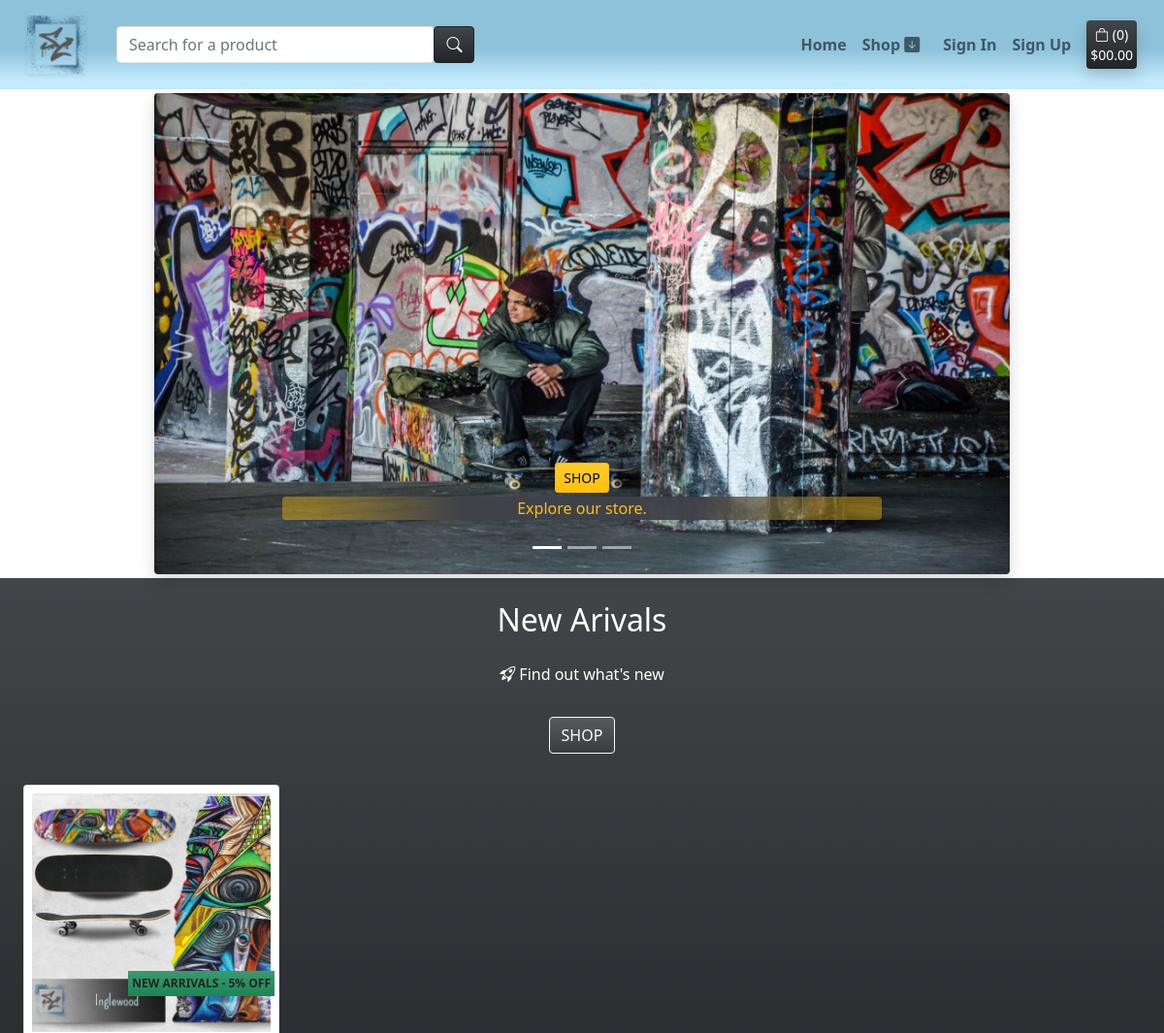
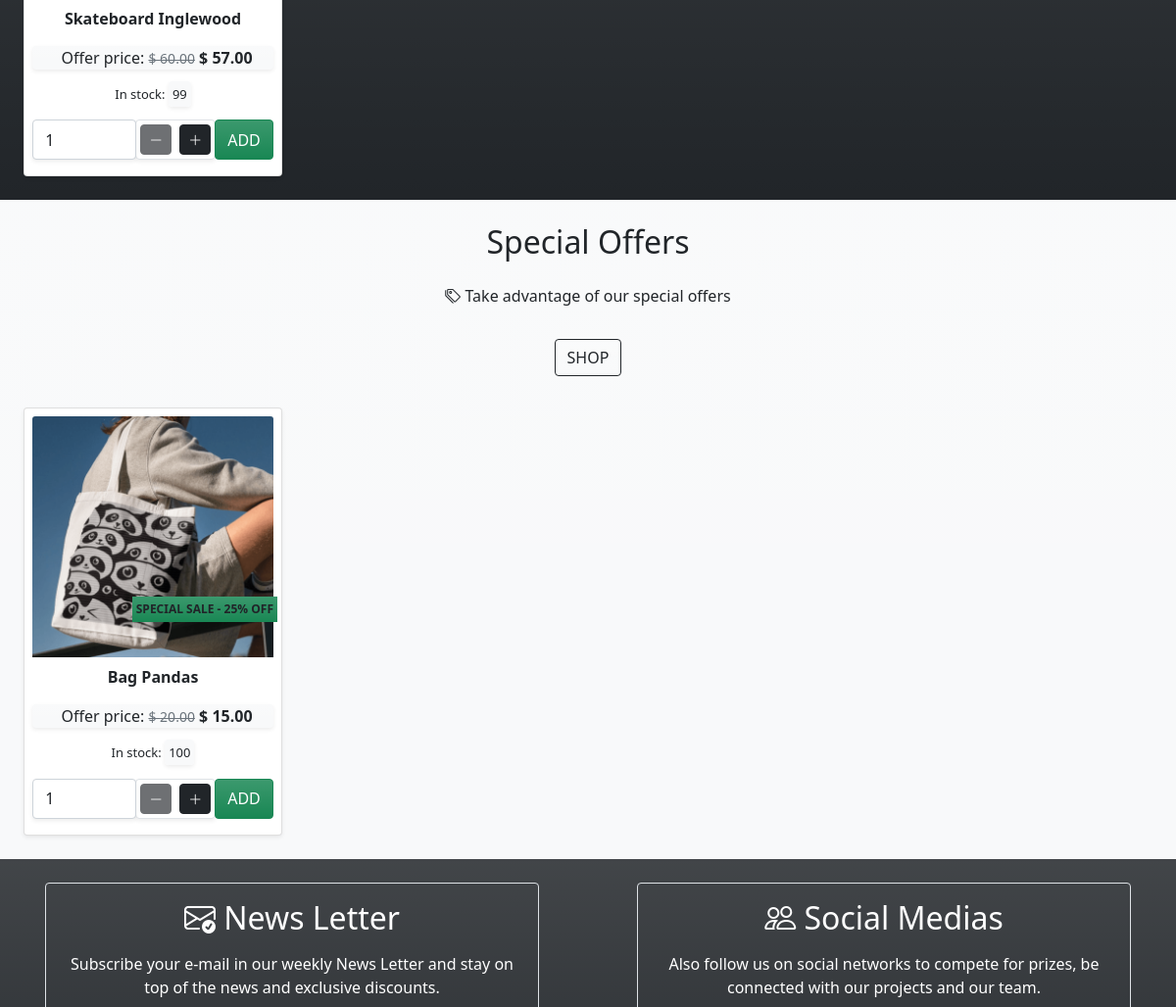
The app's page / (upper part), older data (2 pictures, top to bottom).
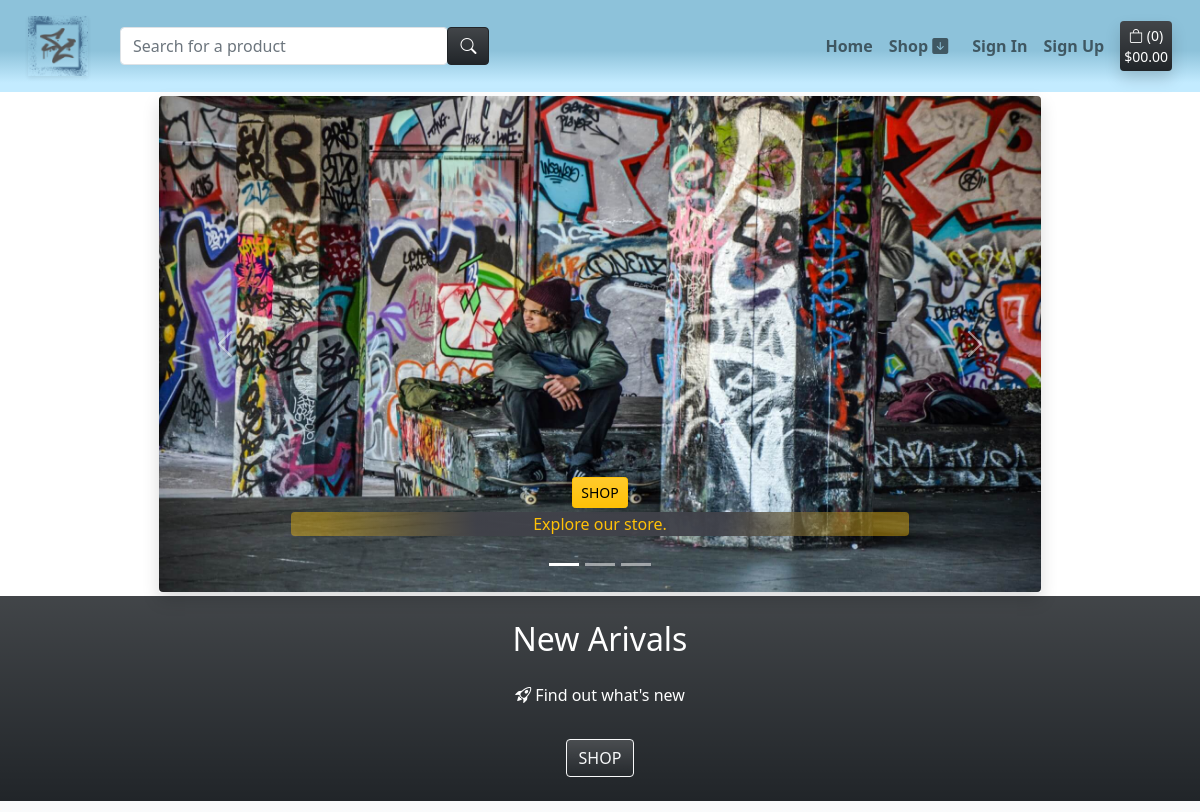
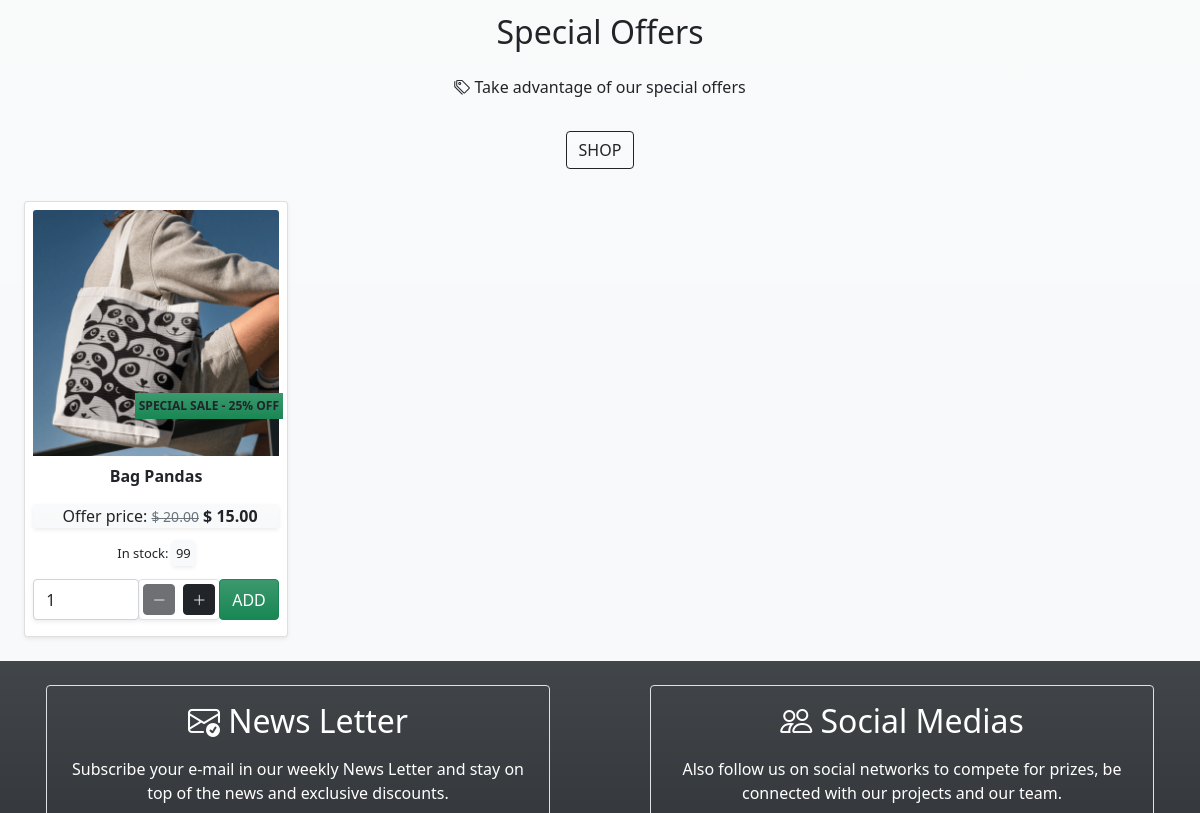
The same page, newer data (2 pictures, top to bottom).
### products/models.py (models this page shows, shortened)
class Product(models.Model):
    sku = models.SmallAutoField(primary_key=True)
    name = models.CharField(max_length=150, unique=True)
    release_date = models.DateTimeField(auto_now_add=True)
    category = models.ForeignKey('Category', null=True, blank=True, on_delete=models.SET_NULL)
    quantity_available = models.IntegerField(default=100,
            validators=[
            MinValueValidator(0)
        ])
    description = models.TextField()
    price = models.DecimalField(max_digits=6, decimal_places=2)
    offer = models.ForeignKey(Offer, null=True, blank=True, on_delete=models.SET_NULL)
    product_image = models.ImageField(null=True, blank=True)
    product_image_url = models.URLField(max_length=1024, null=True, blank=True)
    slug = models.SlugField(max_length=254, null=True, blank=True, unique=True)
    class Meta:
        ordering = ['-release_date']
    def cal_discount_price(self):
        return self.price - ((self.price * self.offer.offer_discount) / 100)

class Offer(models.Model):
    offer_sku = models.SmallAutoField(primary_key=True)
    offer_name = models.CharField(max_length=50,)
    offer_display = models.CharField(max_length=254, null=True, blank=True)
    offer_discount = models.IntegerField(default=0,
        validators=[
            MaxValueValidator(80),
            MinValueValidator(0)
        ])

### home/views.py (the view)
# urls.py: path('', views.index, name='home')
def index(request):
    special_list = Product.objects.filter(offer=2).order_by("-release_date")
    news_list = Product.objects.filter(offer=1).order_by("-release_date")
    last_list = Product.objects.filter(offer=3).order_by("-release_date")
    context = {
        "special_list": special_list,
        "news_list": news_list,
        "last_list": last_list,
    }
    return render(request, 'index.html', context)

### templates/index.html (shortened to what the changed rows need)
{% extends "base.html" %}
{% load static %}
{% block content %}
<div class="p-2 container-fluid text-center bg-dark bg-gradient">
    <h2 class="m-2 p-2 text-white">New Arivals</h2>
    <div class="container-fluid">
        <div class="row">
            {% for product in news_list %}
                <div class="col-sm-6 col-md-4 col-lg-3 p-0">
                    <div class="card m-3 shadow-sm">
                        <div class="card-body m-1 p-1">
                            <a href="{% url 'product_details' product.slug %}">
                                <div class="image-container">
                                    {% if product.product_image %}
                                    <img class="card-img-top" src="{{ product.product_image.url }}" alt="{{ product.name }}">
                                    {% else %}
                                    <img class="card-img-top" src="{{ MEDIA_URL }}noimage-sc.png" alt="No image of the product">
                                    {% endif %}
                                    {% if product.offer %}
                                    <div class="offer-tag bg-success bg-gradient">
                                        <p class="card-text text-uppercase p-1 m-0 text-dark fw-bold" style="font-size: 12px;">{{ product.offer.offer_display }} - {{ product.offer.offer_discount }}% OFF</p>
                                    </div>
                                    {% endif %}
                                </div>
                            </a>
                            <p class="card-text fw-bold mt-2">{{ product.name }}</p>
                            <div class="bg-light bg-gradient rounded shadow-sm mt-3">
                                {% if product.offer %}
                                <p class="ps-2 card-text">Offer price: <span class="text-muted fw-light"><del><small>$ {{ product.price }}</small></del></span> <strong>$ {{ product.cal_discount_price }} </strong></p>
                                {% else %}
                                <p class="ps-2 card-text">Price: <strong>$ {{ product.price }}</strong></p>
                                {% endif %}
                            </div>
                            {% if product.quantity_available %}
                            <p class="card-text m-3 fw-light" style="font-size: 13px;">In stock: <span class="bg-light rounded p-1 shadow-sm">{{ product.quantity_available }}</span></p>
                            {% else %}
                            <p class="card-text m-3" style="font-size: 13px;"><span class="bg-light rounded p-1 shadow-sm text-danger">Out of Stock</span></p>
                            {% endif %}
                            <div class="mt-2 mb-2">
                                <form class="form" action="{% url 'add_to_bag' product.slug %}" method="POST">
                                    <div class="form-row">
                                        <div class="col-12 d-flex justify-content-center">
                                            <div class="form-group w-70">
                                                <div class="input-group">
                                                    <input class="form-control qty_input rounded shadow-sm" type="number"
                                                        name="quantity" value="1" min="1" max="99"
                                                        data-item_id="{{ product.slug }}"
                                                        id="id_qty_{{ product.slug }}">
                                                    <div class="d-flex flex-row border rounded shadow-sm">
                                                        <div class="input-group-prepend m-1">
                                                            <button type="button" class="decrement-qty btn btn-sm btn-dark rounded"
                                                                data-item_id="{{ product.slug }}" id="decrement-qty_{{ product.slug }}">
                                                                <span><i class="bi bi-dash-lg"></i></span>
                                                            </button>
                                                        </div>
                                                        <div class="input-group-append m-1">
                                                            <button type="button" class="increment-qty btn btn-sm btn-dark rounded"
                                                                data-item_id="{{ product.slug }}" id="increment-qty_{{ productslug }}">
                                                                <span><i class="bi bi-plus-lg"></i></span>
                                                            </button>
                                                        </div>
                                                    </div>
                                                    <input type="submit" class="btn btn-success bg-gradient rounded text-uppercase" value="Add">
                                                </div>
                                            </div>
                                        </div>
                                    </div>
                                </form>
                            </div>
                        </div>
                    </div>
                </div>
            {% endfor %}
        </div>
    </div>
</div>
<div class="p-2 container-fluid text-center bg-light bg-gradient">
    <h2 class="m-2 p-2">Special Offers</h2>
    <div class="container-fluid">
        <div class="row">
            {% for product in special_list %}
                <div class="col-sm-6 col-md-4 col-lg-3 p-0">
                    <div class="card m-3 shadow-sm">
                        <div class="card-body m-1 p-1">
                            <a href="{% url 'product_details' product.slug %}">
                                <div class="image-container">
                                    {% if product.product_image %}
                                    <img class="card-img-top" src="{{ product.product_image.url }}" alt="{{ product.name }}">
                                    {% else %}
                                    <img class="card-img-top" src="{{ MEDIA_URL }}noimage-sc.png" alt="No image of the product">
                                    {% endif %}
                                    {% if product.offer %}
                                    <div class="offer-tag bg-success bg-gradient">
                                        <p class="card-text text-uppercase p-1 m-0 text-dark fw-bold" style="font-size: 12px;">{{ product.offer.offer_display }} - {{ product.offer.offer_discount }}% OFF</p>
                                    </div>
                                    {% endif %}
                                </div>
                            </a>
                            <p class="card-text fw-bold mt-2">{{ product.name }}</p>
                            <div class="bg-light bg-gradient rounded shadow-sm mt-3">
                                {% if product.offer %}
                                <p class="ps-2 card-text">Offer price: <span class="text-muted fw-light"><del><small>$ {{ product.price }}</small></del></span> <strong>$ {{ product.cal_discount_price }} </strong></p>
                                {% else %}
                                <p class="ps-2 card-text">Price: <strong>$ {{ product.price }}</strong></p>
                                {% endif %}
                            </div>
                            {% if product.quantity_available %}
                            <p class="card-text m-3 fw-light" style="font-size: 13px;">In stock: <span class="bg-light rounded p-1 shadow-sm">{{ product.quantity_available }}</span></p>
                            {% else %}
                            <p class="card-text m-3" style="font-size: 13px;"><span class="bg-light rounded p-1 shadow-sm text-danger">Out of Stock</span></p>
                            {% endif %}
                            <div class="mt-2 mb-2">
                                <form class="form" action="{% url 'add_to_bag' product.slug %}" method="POST">
                                    <div class="form-row">
                                        <div class="col-12 d-flex justify-content-center">
                                            <div class="form-group w-70">
                                                <div class="input-group">
                                                    <input class="form-control qty_input rounded shadow-sm" type="number"
                                                        name="quantity" value="1" min="1" max="99"
                                                        data-item_id="{{ product.slug }}"
                                                        id="id_qty_{{ product.slug }}">
                                                    <div class="d-flex flex-row border rounded shadow-sm">
                                                        <div class="input-group-prepend m-1">
                                                            <button type="button" class="decrement-qty btn btn-sm btn-dark rounded"
                                                                data-item_id="{{ product.slug }}" id="decrement-qty_{{ product.slug }}">
                                                                <span><i class="bi bi-dash-lg"></i></span>
                                                            </button>
                                                        </div>
                                                        <div class="input-group-append m-1">
                                                            <button type="button" class="increment-qty btn btn-sm btn-dark rounded"
                                                                data-item_id="{{ product.slug }}" id="increment-qty_{{ productslug }}">
                                                                <span><i class="bi bi-plus-lg"></i></span>
                                                            </button>
                                                        </div>
                                                    </div>
                                                    <input type="submit" class="btn btn-success bg-gradient rounded text-uppercase" value="Add">
                                                </div>
                                            </div>
                                        </div>
                                    </div>
                                </form>
                            </div>
                        </div>
                    </div>
                </div>
            {% endfor %}
        </div>
    </div>
</div>
<div class="p-2 text-center bg-dark bg-gradient text-white row d-flex justify-content-around">
    <div class="m-3 col-8 col-lg-5 border border-ligh rounded">
        <h2 class="m-2 p-2"><i class="bi bi-envelope-check"></i> News Letter</h2>
    </div>
    <div class="m-3 col-8 col-lg-5 border border-ligh rounded">
        <h2 class="m-2 p-2"><i class="bi bi-people"></i> Social Medias</h2>
    </div>
</div>
{% endblock content %}

Row changes from the older to the newer data that the page shows:
no longer on this page (row edited): Product: product_image (picture), offer.offer_display "NEW ARRIVALS", offer.offer_discount "5", name "Skateboard Inglewood", price "60.00", cal_discount_price "57.00", quantity_available "99", shown under "New Arivals"
changed Product "Bag Pandas": quantity_available "100" → "99"
